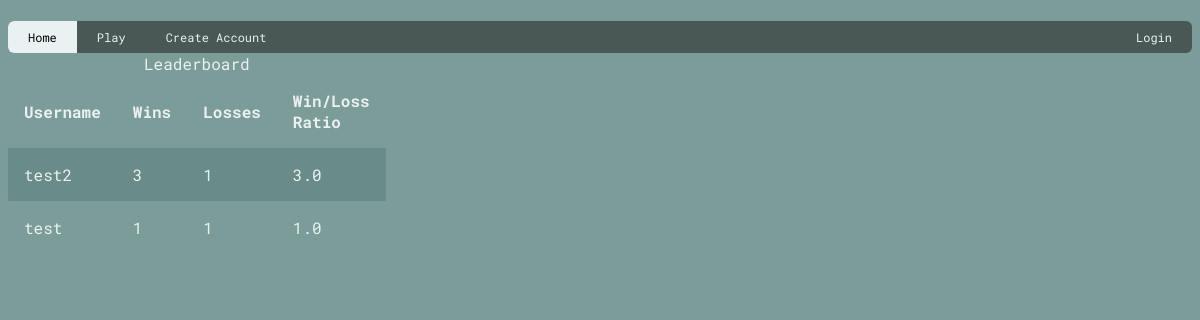
Before: / with the older database file.
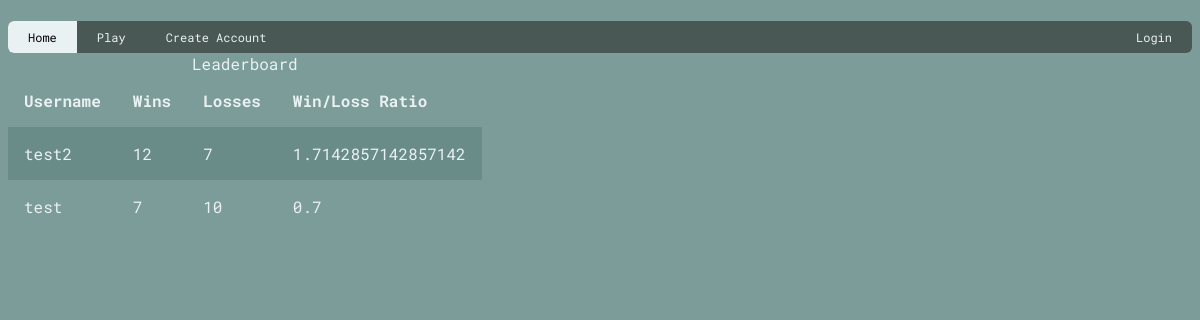
After: the same page with the newer database file.
### models.py (models this page shows)
class users(db.Model):
    __tablename__ = 'user'
    userId = db.Column(db.Integer, primary_key = True)
    username = db.Column(db.String)
    password = db.Column(db.String)
    gamesWon = db.Column(db.Integer)
    gamesLost = db.Column(db.Integer)
    sessionId = db.Column(db.Integer)

### main.py (the view)
@app.route('/')
def home():
    users = (models.users.query.order_by(models.users.gamesWon.desc()).all())
    print(users)
    return render_template('home.html', users=users)

### main.py (called while the page is built)
@app.context_processor
def add_current_user(): # function to create a user session
    if session.get('user'): # if there is user session
        return dict(current_user = models.users.query.get(session['user']))
    return dict(current_user = None)

### templates/home.html
{% extends 'layout.html' %}
{% block body %}
<table>
    <caption>Leaderboard</caption>
    <tr>
        <th>Username</th>
        <th>Wins</th>
        <th>Losses</th>
        <th>Win/Loss Ratio</th>
    </tr>
    {% for user in users %}
        <tr>
            <td>{{user.username}}</td>
            <td>{{user.gamesWon}}</td>
            <td>{{user.gamesLost}}</td>
            <td>{{user.gamesWon / user.gamesLost}}</td>
        </tr>
    {%endfor%}
</table>
{% endblock body %}

### templates/layout.html (shortened to what this page needs)
{% macro nav_item(text, url, extra_class) %}
<a href="{{ url }}" class="{{ extra_class }} {% if request.path == url %}active{% endif %}">{{ text }}</a>
{% endmacro %}
<!DOCTYPE html>
<html lang = 'en'>
<head>
    <link rel = 'stylesheet' href = '/static/css/style.css'>
</head>
<body>
    <div class = 'navbar' id = 'topnav'>
        {{ nav_item('Home', '/') }}
        {{ nav_item('Play', '/play')}}
        {{ nav_item('Create Account', '/createaccount') }}
        <lgn>
            {% if current_user %}
                <txt>{{('Logged in as {}'.format(current_user.username)) }}</txt>
                {{ nav_item('Logout', '/logout') }}
            {% else %}
            {{ nav_item('Login', '/login') }}
            {% endif %}
        </lgn>
    </div>
    <div class="content">
        {% block body %}
        {% endblock body %}
    </div>
</body>
</html>

### static/css/style.css (style rules this page uses)
:root { --c1: #7b9c98; --c2: #eaf1f3; --c3: #495755; --c4: 'Roboto Mono'; --c5: #698c88; }
.navbar { background-color: var(--c3); }
html { font-family: var(--c4); color: var(--c2); }
a { color: var(--c2) }
body { background-color: var(--c1); }
table { border-collapse: collapse; border-spacing: 0; width: 25%; }
th, td { text-align: left; padding: 16px; }
tr:nth-child(even) { background-color: var(--c5); }
.navbar { background-color: var(--c3); overflow: hidden; border-radius: 6px; }
.navbar a { float: left; display: block; color: var(--c2); text-align: center; padding: 8px 20px; text-decoration: none; font-size: 12px; }
.navbar a.active { background-color: var(--c2); color: black; }
lgn { float: right; }

Changed rows visible on the page:
changed users "test2": gamesWon "3" → "12"; gamesLost "1" → "7"; user.gamesWon/user.gamesLost "3.0" → "1.7142857142857142"
changed users "test": gamesWon "1" → "7"; gamesLost "1" → "10"; user.gamesWon/user.gamesLost "1.0" → "0.7"
